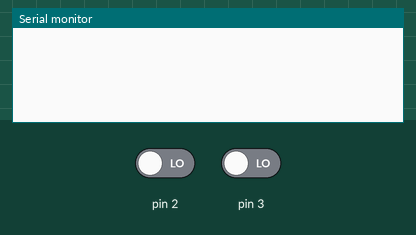
A sketch run on a simulated Arduino Uno, built with avr-gcc and run on an emulated ATmega328P. Shown: the last lines printed to the serial monitor. The inputs (shaded band) are chosen by the test bench; at power-on: pin 2 LOW, pin 3 LOW.

Above: at 1.2 s.
1.3 s: pin 2 driven HIGH
At 1.8 s:
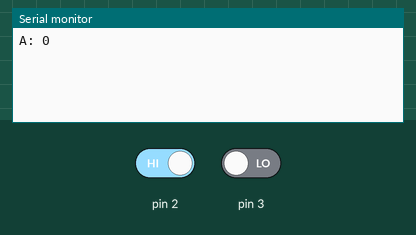
2.8 s: pin 3 driven HIGH
At 4.0 s:
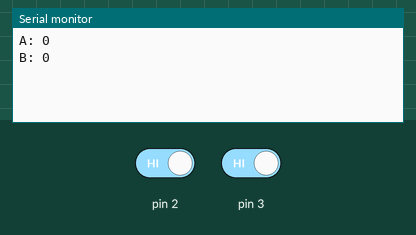
4.3 s: pin 2 driven LOW
At 5.3 s:
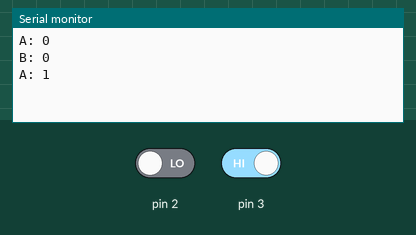
5.8 s: pin 3 driven LOW
At 6.5 s:
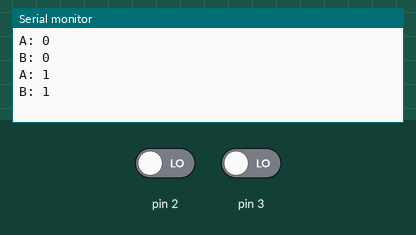

Measured:
- after the input at 1.3 s, the serial monitor: prints a new line at once (image 1)
- after the input at 2.8 s, the serial monitor: prints a new line at once (image 2)
- after the input at 4.3 s, the serial monitor: prints a new line at once (image 3)
- after the input at 5.8 s, the serial monitor: prints a new line at once (image 4)

The sketch:

encoder_debug.ino
```cpp
boolean A_SIG = HIGH, B_SIG = HIGH;

void setup(){
  Serial.begin(115200);
  attachInterrupt(0,A_CHANGE,A_SIG);
  attachInterrupt(1,B_CHANGE,B_SIG);
}

void loop(){
}

void A_CHANGE(){
  A_SIG=!A_SIG;
  Serial.print("A: ");
  Serial.println(A_SIG);
  attachInterrupt(0,A_CHANGE,A_SIG);
}

void B_CHANGE(){
  B_SIG=!B_SIG;
  Serial.print("B: ");
  Serial.println(B_SIG);
  attachInterrupt(1,B_CHANGE,B_SIG);
}
```
